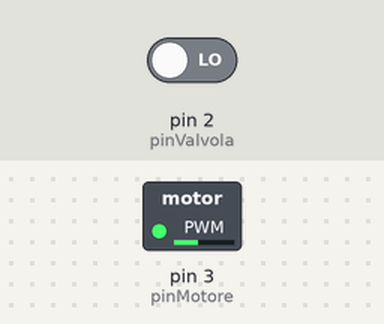
Simulated run of this sketch. Board: Arduino Uno, built with avr-gcc and run on an emulated ATmega328P. Parts: switched loads named in the sketch (green lamp = pin HIGH). The inputs (shaded band) are chosen by the test bench; at power-on: pin 2 (pinValvola) LOW. What the sketch prints to the serial monitor is not drawn.

Above: at 3.7 s.
3.8 s: pin 2 (pinValvola) driven HIGH
At 4.4 s:
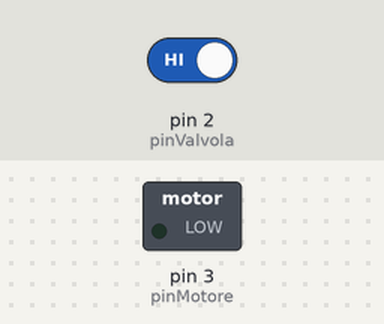
Timing chart, 0 to 15.4 s (numbered marks = the images above; inputs shaded):
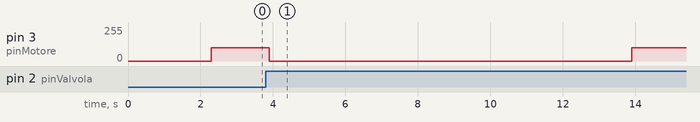

The sketch:

Gocciolatore_test.ino
```cpp
/*  Programma di prova per l'elettrovalvola da giardino che
useremo per l'orto indoor.
Collegamenti:
fili del microswitch: uno a GND e l'altro a D11
Motore + al piedino 1 del Driver di Gianni e + 5V
Motore - al piedino 2 del Driver
Piedino 6 del Driver a GND
piedino 4 del Driver al D6
*/

#define pinMotore 3
#define pinValvola 2

void setup(){
  Serial.begin(9600);
  pinMode(pinMotore,OUTPUT);
  pinMode(pinValvola,INPUT);

  analogWrite(pinMotore,0);  // PWM di 55
  delay(1000);

}
void loop(){
  Serial.println( digitalRead(pinValvola) );
  apriGocciolatore();
  delay( 1300 );
  chiudiGocciolatore();
  delay( 10000 );
}

void apriGocciolatore() {
   Serial.println( "apri" );
   while ( digitalRead(pinValvola) == 1 ) {
     analogWrite(pinMotore,100);
   }
   analogWrite(pinMotore,0);
}

void chiudiGocciolatore() {
   Serial.println( "chiudi" );
   while ( digitalRead(pinValvola) == 0 ) {
     analogWrite(pinMotore,100);
   }
   delay( 100 );
   analogWrite(pinMotore,0);
}
```

Measured:
- after the input at 3.8 s, pin 3 (pinMotore): 100/255 → 0/255 after 0.10 s, → 100/255 10.0 s later
